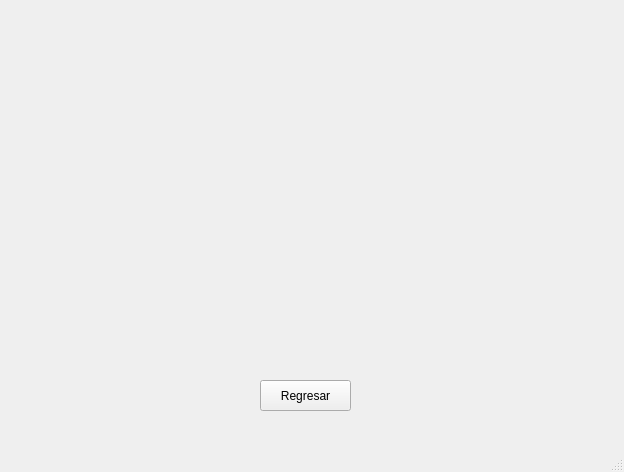
<?xml version="1.0" encoding="UTF-8"?>
<ui version="4.0">
 <class>MainWindow</class>
 <widget class="QMainWindow" name="MainWindow">
  <property name="geometry">
   <rect>
    <x>0</x>
    <y>0</y>
    <width>624</width>
    <height>472</height>
   </rect>
  </property>
  <property name="windowTitle">
   <string>MainWindow</string>
  </property>
  <widget class="QWidget" name="centralwidget">
   <widget class="QLabel" name="boton_label">
    <property name="geometry">
     <rect>
      <x>0</x>
      <y>30</y>
      <width>581</width>
      <height>331</height>
     </rect>
    </property>
    <property name="styleSheet">
     <string notr="true">border-image: url(:/arl/arl.PNG);</string>
    </property>
    <property name="text">
     <string>&lt;html&gt;&lt;head/&gt;&lt;body&gt;&lt;p&gt;&lt;br/&gt;&lt;/p&gt;&lt;p&gt;&lt;br/&gt;&lt;/p&gt;&lt;/body&gt;&lt;/html&gt;</string>
    </property>
   </widget>
   <widget class="QPushButton" name="boton_regresar">
    <property name="geometry">
     <rect>
      <x>260</x>
      <y>380</y>
      <width>91</width>
      <height>31</height>
     </rect>
    </property>
    <property name="text">
     <string>Regresar</string>
    </property>
   </widget>
  </widget>
  <widget class="QMenuBar" name="menubar">
   <property name="geometry">
    <rect>
     <x>0</x>
     <y>0</y>
     <width>624</width>
     <height>21</height>
    </rect>
   </property>
  </widget>
  <widget class="QStatusBar" name="statusbar"/>
 </widget>
 <resources>
  <include location="arl.qrc"/>
 </resources>
 <connections/>
</ui>
